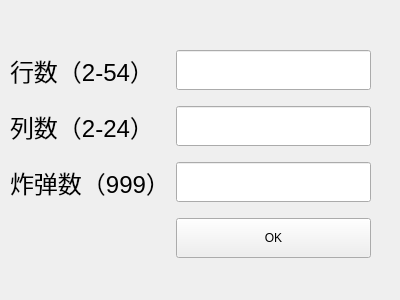
<?xml version="1.0" encoding="UTF-8"?>
<ui version="4.0">
 <class>customize_window</class>
 <widget class="QWidget" name="customize_window">
  <property name="geometry">
   <rect>
    <x>0</x>
    <y>0</y>
    <width>400</width>
    <height>300</height>
   </rect>
  </property>
  <property name="windowTitle">
   <string>Form</string>
  </property>
  <widget class="QWidget" name="layoutWidget">
   <property name="geometry">
    <rect>
     <x>10</x>
     <y>40</y>
     <width>361</width>
     <height>231</height>
    </rect>
   </property>
   <layout class="QGridLayout" name="gridLayout">
    <item row="1" column="0">
     <widget class="QLabel" name="label_2">
      <property name="font">
       <font>
        <family>Arial</family>
        <pointsize>18</pointsize>
       </font>
      </property>
      <property name="text">
       <string>列数（2-24）</string>
      </property>
     </widget>
    </item>
    <item row="2" column="0">
     <widget class="QLabel" name="label_3">
      <property name="font">
       <font>
        <family>Arial</family>
        <pointsize>18</pointsize>
       </font>
      </property>
      <property name="text">
       <string>炸弹数（999）</string>
      </property>
     </widget>
    </item>
    <item row="1" column="1">
     <widget class="QLineEdit" name="lineEdit2">
      <property name="minimumSize">
       <size>
        <width>93</width>
        <height>40</height>
       </size>
      </property>
      <property name="maximumSize">
       <size>
        <width>16666</width>
        <height>16777215</height>
       </size>
      </property>
     </widget>
    </item>
    <item row="0" column="0">
     <widget class="QLabel" name="label">
      <property name="font">
       <font>
        <family>Arial</family>
        <pointsize>18</pointsize>
       </font>
      </property>
      <property name="text">
       <string>行数（2-54）</string>
      </property>
     </widget>
    </item>
    <item row="2" column="1">
     <widget class="QLineEdit" name="lineEdit3">
      <property name="minimumSize">
       <size>
        <width>0</width>
        <height>40</height>
       </size>
      </property>
     </widget>
    </item>
    <item row="3" column="1">
     <widget class="QPushButton" name="ok">
      <property name="minimumSize">
       <size>
        <width>0</width>
        <height>40</height>
       </size>
      </property>
      <property name="text">
       <string>OK</string>
      </property>
     </widget>
    </item>
    <item row="0" column="1">
     <widget class="QLineEdit" name="lineEdit1">
      <property name="minimumSize">
       <size>
        <width>0</width>
        <height>40</height>
       </size>
      </property>
     </widget>
    </item>
   </layout>
  </widget>
 </widget>
 <resources/>
 <connections/>
</ui>
